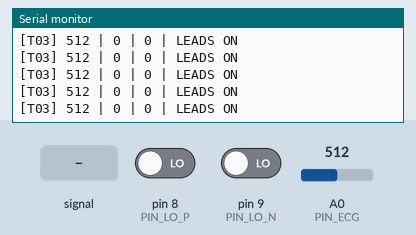
A sketch run on a simulated Arduino Uno, built with avr-gcc and run on an emulated ATmega328P. Parts: the last lines printed to the serial monitor. The test bench sets the inputs (shaded band); at power-on: pin 8 (PIN_LO_P) LOW, A0 (PIN_ECG) = 512, pin 9 (PIN_LO_N) LOW.

Above: at 1.2 s.
1.3 s: pin 8 (PIN_LO_P) driven HIGH
At 1.33 s:
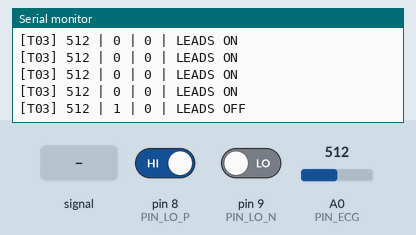
3.2 s: A0 (PIN_ECG) fed a 200 Hz sine of ±81 counts around its level
At 3.25 s:
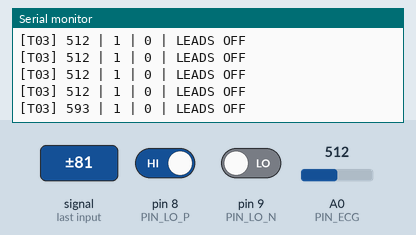
6.2 s: A0 (PIN_ECG) set to 716
At 6.23 s:
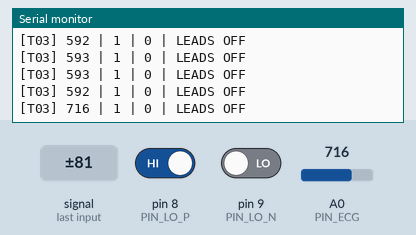
7.7 s: pin 9 (PIN_LO_N) driven HIGH
At 7.89 s:
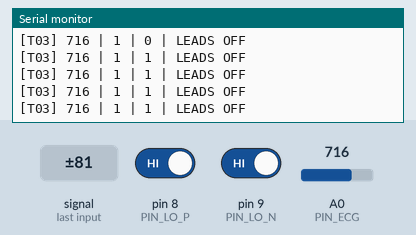
10.7 s: A0 (PIN_ECG) fed a 2 Hz sine of ±306 counts around its level
At 10.88 s:
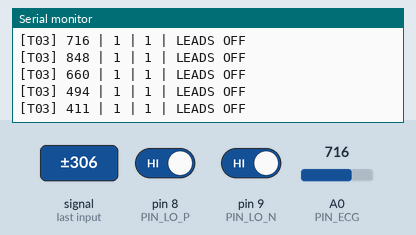
13.7 s: A0 (PIN_ECG) set to 900
At 15.02 s:
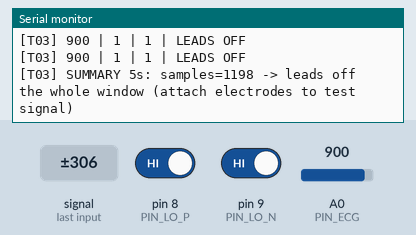
Timing chart, 0 to 16.2 s (numbered marks = the images above; inputs shaded):
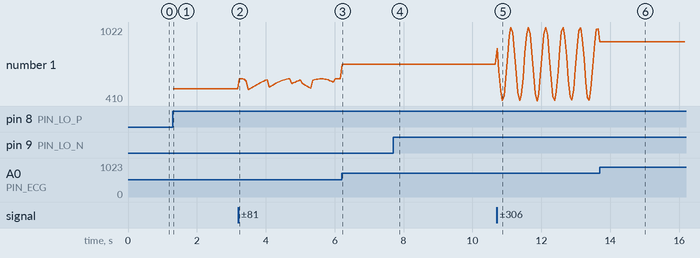

Measured:
- after the input at 1.3 s, the serial monitor: prints a new line at once (image 1)
- after the input at 3.2 s, the serial monitor: prints a new line at once (image 2)
- after the input at 6.2 s, the serial monitor: prints a new line at once (image 3)
- after the input at 7.7 s, the serial monitor: prints a new line at once (image 4)
- after the input at 10.7 s, the serial monitor: prints a new line at once (image 5)
- plotted number 1: 512 → 592 after the input at 3.2 s, 592 → 716 after the input at 6.2 s, 716 → 899 after the input at 10.7 s

The sketch:

t03_ad8232.ino
```cpp
// TEST 3: AD8232 ECG. No library.
// Wiring: OUTPUT=A0, LO+=D8, LO-=D9, 3.3V, GND. Serial Monitor: 115200 baud.
// SAFETY: use battery laptop, unplug charger, when electrodes are on body.
// Pass: leads-off flag toggles when you attach/detach electrodes; with electrodes on, A0 varies (QRS spikes).
// Tip: Serial Plotter (Tools > Serial Plotter) shows ECG waveform; set PLOT_MODE 1 for plotter-only output.
#define PLOT_MODE 0

const uint8_t PIN_ECG = A0;
const uint8_t PIN_LO_P = 8;
const uint8_t PIN_LO_N = 9;

int minV = 1023, maxV = 0;
uint32_t windowStart = 0;
uint16_t samples = 0;

void setup() {
  Serial.begin(115200);
  while (!Serial) {}
  pinMode(PIN_LO_P, INPUT);
  pinMode(PIN_LO_N, INPUT);
  Serial.println(F("[T03] AD8232 test start"));
  Serial.println(F("[T03] columns: raw | LO+ | LO- | status"));
  windowStart = millis();
}

void loop() {
  bool loP = digitalRead(PIN_LO_P);
  bool loN = digitalRead(PIN_LO_N);
  int raw = analogRead(PIN_ECG);

  if (!(loP || loN)) {  // only track range when leads attached
    if (raw < minV) minV = raw;
    if (raw > maxV) maxV = raw;
  }
  samples++;

#if PLOT_MODE
  Serial.println((loP || loN) ? 0 : raw);
#else
  static uint32_t lastPrint = 0;
  if (millis() - lastPrint >= 50) {
    lastPrint = millis();
    Serial.print(F("[T03] "));
    Serial.print(raw); Serial.print(F(" | "));
    Serial.print(loP); Serial.print(F(" | "));
    Serial.print(loN); Serial.print(F(" | "));
    if (loP || loN) Serial.println(F("LEADS OFF"));
    else Serial.println(F("LEADS ON"));
  }
#endif

  if (millis() - windowStart >= 5000) {
#if !PLOT_MODE
    Serial.print(F("[T03] SUMMARY 5s: samples="));
    Serial.print(samples);
    if (minV <= maxV) {
      Serial.print(F(" min=")); Serial.print(minV);
      Serial.print(F(" max=")); Serial.print(maxV);
      Serial.print(F(" span=")); Serial.print(maxV - minV);
      if (maxV - minV > 100) Serial.println(F(" -> PASS (signal varies)"));
      else Serial.println(F(" -> FLAT: check electrodes/skin contact/wiring"));
    } else {
      Serial.println(F(" -> leads off the whole window (attach electrodes to test signal)"));
    }
#endif
    minV = 1023; maxV = 0; samples = 0;
    windowStart = millis();
  }
  delay(4);  // ~250 Hz
}
```
